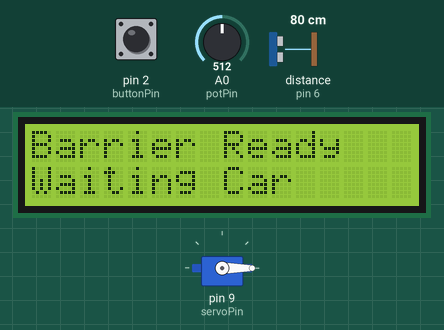
Recording of a sketch running on a simulated Arduino Uno, built with avr-gcc and run on an emulated ATmega328P. Shown: servo, 16×2 character LCD. Wiring (inferred from the names in the program): ultrasonic range finder: trigger pin 7; echo pin 6. Inputs (shaded band) come from the test bench; at power-on: distance to the obstacle (sensor on pin 6) 80 cm, pin 2 (buttonPin) HIGH, A0 (potPin) = 512. The echo pulse lasts 58.3 µs per cm; what the sketch prints to the serial monitor is not drawn.

Above: at 1.2 s.
1.3 s: distance to the obstacle (sensor on pin 6) set to 20 cm
2.8 s: distance to the obstacle (sensor on pin 6) set to 15 cm
At 4.1 s:
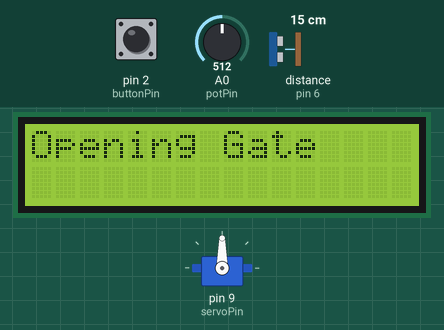
At 5.9 s:
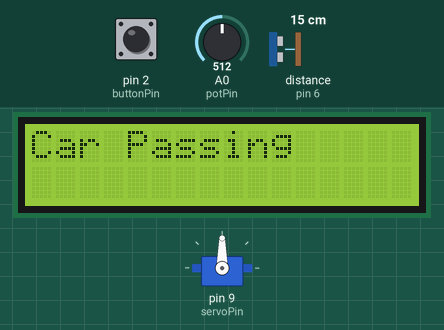
Timing chart, 0 to 7.4 s (numbered marks = the images above; inputs shaded):
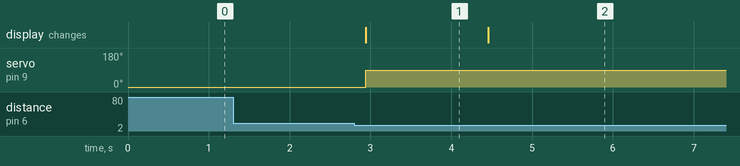

Measured:
- the behaviour switches between 18 and 17 cm on distance to the obstacle (sensor on pin 6) (found by bisection; images 0 and 1)
- after the input at 1.3 s, every drawn part: stays the same
- after the input at 2.8 s, servo on pin 9 (servoPin): 0° → 90° after 0.14 s; the display: changes after 0.14 s (image 1)
- what the display in image 1 shows lasts 1.6 s, from 2.9 s to 4.5 s

The sketch:

Task_4_Code.ino
```cpp
//Task 4 Car park

//Including Libraries in this code
#include <Wire.h>
#include <LiquidCrystal_I2C.h>
#include <Servo.h>

// Setting up the lCD Display
LiquidCrystal_I2C lcd(0x27,16,2);

// Defining variables
const int buttonPin = 2;
const int trigPin = 7;
const int echoPin = 6;
const int potPin = A0;

Servo gateServo;
const int servoPin = 9;

// Defining servo angles
int gateClosed = 0; // Closed
int gateOpen = 90;  // Open

// Distance function
long getDistance()
{
  digitalWrite(trigPin, LOW); // Resetting
  delayMicroseconds(2);

  digitalWrite(trigPin, HIGH); // Trigger
  delayMicroseconds(10);
  digitalWrite(trigPin, LOW);

  long duration = pulseIn(echoPin, HIGH); // Time of ping
  long distance = duration * 0.034 / 2; // Converts time to distance

  return distance;
}

// Define function that will allow writing to any LCD screen
void lcdMessage(String line1, String line2)
{
  lcd.clear();
  lcd.setCursor(0,0);
  lcd.print(line1);
  lcd.setCursor(0,1);
  lcd.print(line2);
}

// Setting up pins, servo and LCD
void setup()
{
  Serial.begin(9600);

  pinMode(buttonPin, INPUT_PULLUP);

  pinMode(trigPin, OUTPUT);
  pinMode(echoPin, INPUT);

  gateServo.attach(servoPin);
  gateServo.write(gateClosed);

  lcd.init();
  lcd.backlight();

  lcdMessage("Barrier Ready", "Waiting Car"); //Message on LCD
}

// LOOP
void loop()
{
  long distance = getDistance(); // Returns ultrasonic sensor distance

  int potValue = analogRead(potPin); // Poteniotmeter connected to Pin A0
  int threshold = map(potValue, 0, 1023, 5, 30); // Reads value from potentiometer and maps it to a threshold distance between 5 and 30cm.

  // Prints distance and threshold in serial monitor for initial analysis
  Serial.print("Distance: ");
  Serial.print(distance);
  Serial.print(" cm | Threshold: ");
  Serial.print(threshold);
  Serial.println(" cm");

  // Awaits a car to be detected
  if(distance < threshold)
  {
    lcdMessage("Car Detected","Press Button");

    // Waits for the button to be pressed
    while(digitalRead(buttonPin) == LOW)
    {
      delay(50);
    }

    lcdMessage("Opening Gate","");

    // Opens the gate
    gateServo.write(gateOpen);
    delay(1500);

    lcdMessage("Car Passing",""); //Signals to the car to pass

    // Wait
    while(getDistance() < threshold)
    {
      delay(100);
    }

    //
    delay(3000); //Delay for the car to fully pass the barrier
    lcdMessage("Closing Gate",""); //Signals that the gate is closing

    // Gate is closed
    gateServo.write(gateClosed);
    delay(2000);

    lcdMessage("Barrier Ready","Waiting Car"); //Back to signalling that the sensor is waiting for a car
  }

  delay(100);
}
```
